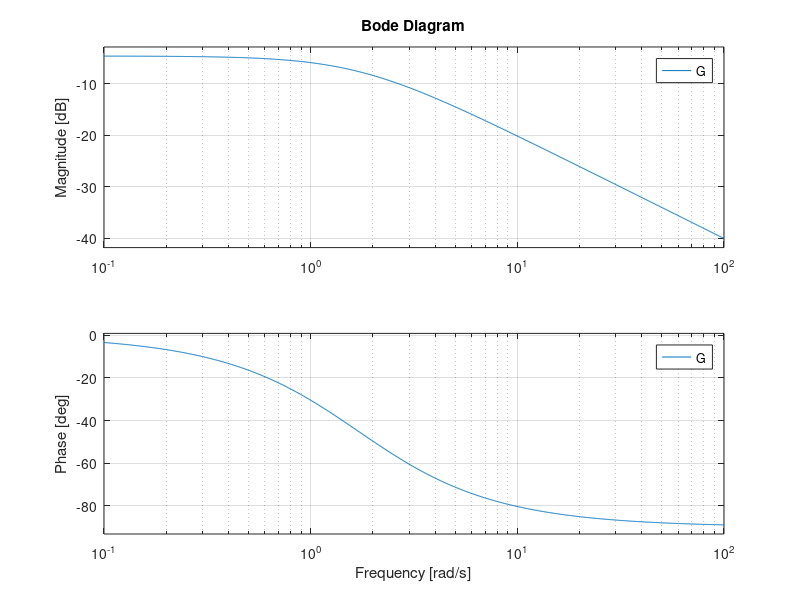

Write the MATLAB code that produced this figure.
% Code to Determine the bode Function for the Dual Stator Machine
s=tf('s');

% The DSIM mathematical model is being converted from state space to transfer function
A=[-1.6911 2.3058e-04 0.1 0 8.4545e-04 0; 8.4545e-04 -1.6911 0 0.1 8.4545e-04 0; -0.1 0 -1.6911 2.3058e-04 0 8.4545e-04; 0 -0.1 2.3058e-04 -1.6911 0 8.4545e-04; 4.8182e-04 4.8182e-04 0 0 -3.5351 -0.0966; 0 0 4.8182e-04 4.8182e-04 -0.0966 -3.5351]
B=[1; 0; 0; 0; 0; 0]
C=[1 0 0 0 0 0]
D=[0]
[denun,nun]=ss2tf(A,B,C,D)

% Applying step function to evaluate the stability of existing DSIM model in frequency domain
G=tf(denun,nun)
bode(G)
